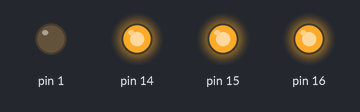
This sketch was run on a simulated Arduino Uno, built for the host (arithmetic inside an expression is 32-bit, double 64-bit). On the bench: output pins drawn as LEDs (lit = HIGH).

Above: at 0.5 s.
At 3.5 s:
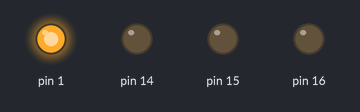
Timing chart, 0 to 4.6 s (numbered marks = the images above):
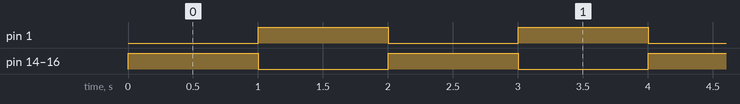

The sketch:

ATMega328PB_blink.ino
```cpp
/*********************************************************************
  Simple AVR sketch to blink Hour & Minute LEDs
  For WATCH LEDs mapping, check the Project_OAK_MCU_Pinouts.xlsx excel
**********************************************************************/

#include <avr/io.h>
#include <util/delay.h>

int main(void)
{
  /***********************************************************
    Way to set a pin as output and ignore the rest of the pins.
  ************************************************************/
  //  DDRB |= _BV(PB0);  // Set PB0 as output, ignore the rest
  //  DDRB |= _BV(PB1);
  //  DDRB |= _BV(PB2);
  DDRC |= _BV(PC0);
  DDRC |= _BV(PC1);
  DDRC |= _BV(PC2);
  //  DDRD |= _BV(PD0);
  DDRD |= _BV(PD1);
  //  DDRD |= _BV(PD6);
  //  DDRD |= _BV(PD7);
  DDRE |= _BV(PE3);

  /************************************************************
    Keep all the LEDs in OFF state (default state)
  *************************************************************/
  //  PORTB &= ~(1 << PB0);
  //  PORTB &= ~(1 << PB1);
  //  PORTB &= ~(1 << PB2);
  PORTC &= ~(1 << PC0);
  PORTC &= ~(1 << PC1);
  PORTC &= ~(1 << PC2);
  //  PORTD |= (1 << PD0);
  PORTD |= (1 << PD1);
  //  PORTD |= (1 << PD6);
  //  PORTD |= (1 << PD7);
  PORTE |= (1 << PE3);

  while (1)
  {
    /*******************************************************
      Toggle the LED pins and ignore the rest of the pins.
    ********************************************************/
    //    PORTB ^= (1 << PB0);
    //    PORTB ^= (1 << PB1);
    //    PORTB ^= (1 << PB2);
    PORTC ^= (1 << PC0);
    PORTC ^= (1 << PC1);
    PORTC ^= (1 << PC2);
    //    PORTD ^= (1 << PD0);
    PORTD ^= (1 << PD1);
    //    PORTD ^= (1 << PD6);
    //    PORTD ^= (1 << PD7);
    PORTE ^= (1 << PE3);
    _delay_ms(1000);
  }

  return 0;
}


// Method to set a pin HIGH
void SetPinHigh(volatile byte *port, byte pin)
{
  *port |= (1 << pin); // The number '1' are shifted left 'pin' times
}

// Method to set pin LOW
void SetPinLow(volatile byte *port, byte pin)
{
  *port &= ~(1 << pin); // The number '1' are shifted left 'pin' times
}
```

Measured:
- by itself, pin 1, pin 14–16: alternates HIGH for 1.0 s and LOW for 1.0 s
